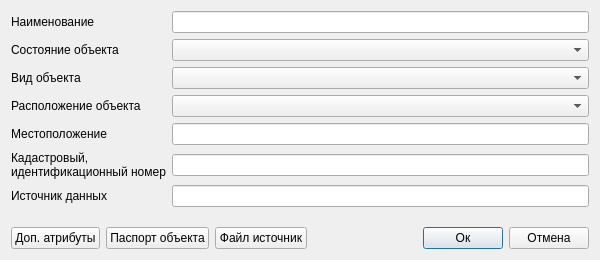
<?xml version="1.0" encoding="UTF-8"?>
<ui version="4.0">
 <class>Dialog</class>
 <widget class="QDialog" name="Dialog">
  <property name="geometry">
   <rect>
    <x>0</x>
    <y>0</y>
    <width>600</width>
    <height>260</height>
   </rect>
  </property>
  <property name="minimumSize">
   <size>
    <width>600</width>
    <height>260</height>
   </size>
  </property>
  <property name="windowTitle">
   <string>Магистральный трубопровод</string>
  </property>
  <property name="accessibleName">
   <string notr="true">btnSave</string>
  </property>
  <layout class="QVBoxLayout" name="verticalLayout_2">
   <item>
    <layout class="QGridLayout" name="gridLayout_2">
     <item row="0" column="1">
      <layout class="QHBoxLayout" name="horizontalLayout_4">
       <item>
        <layout class="QGridLayout" name="gridLayout_3">
         <item row="5" column="0">
          <widget class="QLabel" name="label_24">
           <property name="text">
            <string>Кадастровый,
идентификационный номер</string>
           </property>
          </widget>
         </item>
         <item row="0" column="1">
          <widget class="QLineEdit" name="tbDenomination">
           <property name="clearButtonEnabled">
            <bool>true</bool>
           </property>
          </widget>
         </item>
         <item row="3" column="1">
          <widget class="QgsCheckableComboBox" name="cbArrangement"/>
         </item>
         <item row="5" column="1">
          <widget class="QLineEdit" name="tbCadastralNumber">
           <property name="clearButtonEnabled">
            <bool>true</bool>
           </property>
          </widget>
         </item>
         <item row="0" column="0">
          <widget class="QLabel" name="label">
           <property name="text">
            <string>Наименование</string>
           </property>
          </widget>
         </item>
         <item row="3" column="0">
          <widget class="QLabel" name="label_2">
           <property name="text">
            <string>Расположение объекта</string>
           </property>
          </widget>
         </item>
         <item row="4" column="1">
          <widget class="QLineEdit" name="tbLocation">
           <property name="clearButtonEnabled">
            <bool>true</bool>
           </property>
          </widget>
         </item>
         <item row="2" column="1">
          <widget class="QComboBox" name="cbObjectType">
           <property name="accessibleName">
            <string notr="true">cbPipeType</string>
           </property>
          </widget>
         </item>
         <item row="4" column="0">
          <widget class="QLabel" name="label_3">
           <property name="text">
            <string>Местоположение</string>
           </property>
          </widget>
         </item>
         <item row="2" column="0">
          <widget class="QLabel" name="label_11">
           <property name="text">
            <string>Вид объекта</string>
           </property>
          </widget>
         </item>
         <item row="6" column="0">
          <widget class="QLabel" name="label_25">
           <property name="text">
            <string>Источник данных</string>
           </property>
          </widget>
         </item>
         <item row="1" column="0">
          <widget class="QLabel" name="label_10">
           <property name="text">
            <string>Состояние объекта</string>
           </property>
          </widget>
         </item>
         <item row="1" column="1">
          <widget class="QComboBox" name="cbObjectState">
           <property name="accessibleName">
            <string notr="true">cbPipeType</string>
           </property>
          </widget>
         </item>
         <item row="6" column="1">
          <widget class="QLineEdit" name="tbDataSource">
           <property name="clearButtonEnabled">
            <bool>true</bool>
           </property>
          </widget>
         </item>
        </layout>
       </item>
      </layout>
     </item>
     <item row="3" column="1">
      <layout class="QHBoxLayout" name="horizontalLayout">
       <item>
        <widget class="QPushButton" name="btnAdditionalAttributes">
         <property name="text">
          <string>Доп. атрибуты</string>
         </property>
        </widget>
       </item>
       <item>
        <widget class="QPushButton" name="btnObjectPassport">
         <property name="text">
          <string>Паспорт объекта</string>
         </property>
        </widget>
       </item>
       <item>
        <widget class="QPushButton" name="btnDownloadFiles">
         <property name="text">
          <string>Файл источник</string>
         </property>
        </widget>
       </item>
       <item>
        <spacer name="horizontalSpacer">
         <property name="orientation">
          <enum>Qt::Horizontal</enum>
         </property>
         <property name="sizeHint" stdset="0">
          <size>
           <width>40</width>
           <height>20</height>
          </size>
         </property>
        </spacer>
       </item>
       <item>
        <widget class="QPushButton" name="btnOk">
         <property name="accessibleName">
          <string notr="true">btnSave</string>
         </property>
         <property name="text">
          <string>Ок</string>
         </property>
         <property name="default">
          <bool>true</bool>
         </property>
        </widget>
       </item>
       <item>
        <widget class="QPushButton" name="btnCancel">
         <property name="accessibleName">
          <string notr="true">btnCancel</string>
         </property>
         <property name="text">
          <string>Отмена</string>
         </property>
        </widget>
       </item>
      </layout>
     </item>
     <item row="2" column="1">
      <layout class="QHBoxLayout" name="horizontalLayout_2">
       <item>
        <spacer name="verticalSpacer">
         <property name="orientation">
          <enum>Qt::Vertical</enum>
         </property>
         <property name="sizeHint" stdset="0">
          <size>
           <width>20</width>
           <height>40</height>
          </size>
         </property>
        </spacer>
       </item>
      </layout>
     </item>
    </layout>
   </item>
  </layout>
 </widget>
 <customwidgets>
  <customwidget>
   <class>QgsCheckableComboBox</class>
   <extends>QComboBox</extends>
   <header>qgscheckablecombobox.h</header>
  </customwidget>
 </customwidgets>
 <tabstops>
  <tabstop>tbDenomination</tabstop>
  <tabstop>cbObjectState</tabstop>
  <tabstop>cbObjectType</tabstop>
  <tabstop>cbArrangement</tabstop>
  <tabstop>tbLocation</tabstop>
  <tabstop>tbCadastralNumber</tabstop>
  <tabstop>tbDataSource</tabstop>
  <tabstop>btnAdditionalAttributes</tabstop>
  <tabstop>btnObjectPassport</tabstop>
  <tabstop>btnOk</tabstop>
  <tabstop>btnCancel</tabstop>
 </tabstops>
 <resources/>
 <connections/>
</ui>
